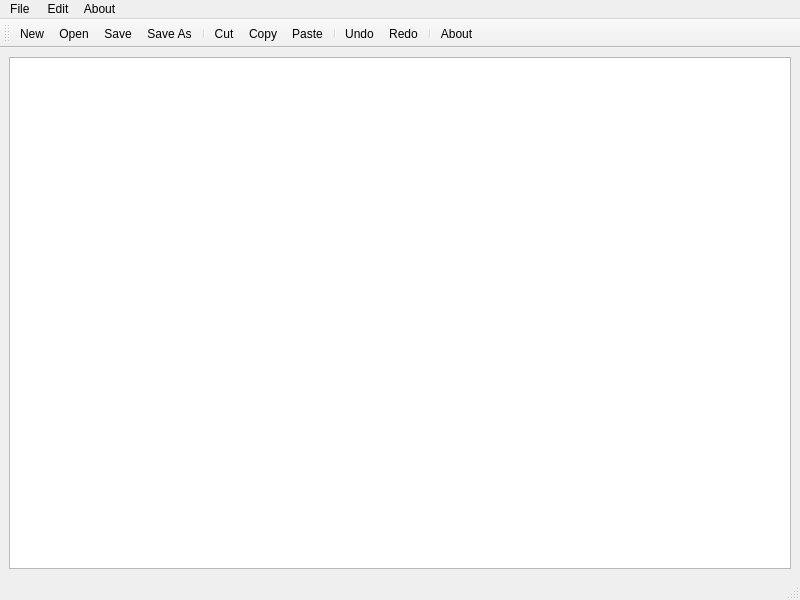
<?xml version="1.0" encoding="UTF-8"?>
<ui version="4.0">
 <class>MainWindow</class>
 <widget class="QMainWindow" name="MainWindow">
  <property name="geometry">
   <rect>
    <x>0</x>
    <y>0</y>
    <width>800</width>
    <height>600</height>
   </rect>
  </property>
  <property name="windowTitle">
   <string>MainWindow</string>
  </property>
  <widget class="QWidget" name="centralwidget">
   <layout class="QHBoxLayout" name="horizontalLayout">
    <item>
     <widget class="QTextEdit" name="textEdit"/>
    </item>
   </layout>
  </widget>
  <widget class="QMenuBar" name="menubar">
   <property name="geometry">
    <rect>
     <x>0</x>
     <y>0</y>
     <width>800</width>
     <height>22</height>
    </rect>
   </property>
   <widget class="QMenu" name="menuFile">
    <property name="title">
     <string>File </string>
    </property>
    <addaction name="actionNew"/>
    <addaction name="actionOpen"/>
    <addaction name="actionSave"/>
    <addaction name="actionSave_As"/>
   </widget>
   <widget class="QMenu" name="menuEdit">
    <property name="title">
     <string>Edit</string>
    </property>
    <addaction name="actionCut"/>
    <addaction name="actionCopy"/>
    <addaction name="actionPaste"/>
    <addaction name="separator"/>
    <addaction name="actionRedo"/>
    <addaction name="actionUndo"/>
   </widget>
   <widget class="QMenu" name="menuAbout">
    <property name="title">
     <string>About</string>
    </property>
    <addaction name="actionAbout"/>
   </widget>
   <addaction name="menuFile"/>
   <addaction name="menuEdit"/>
   <addaction name="menuAbout"/>
  </widget>
  <widget class="QStatusBar" name="statusbar"/>
  <widget class="QToolBar" name="toolBar">
   <property name="windowTitle">
    <string>toolBar</string>
   </property>
   <attribute name="toolBarArea">
    <enum>TopToolBarArea</enum>
   </attribute>
   <attribute name="toolBarBreak">
    <bool>false</bool>
   </attribute>
   <addaction name="actionNew"/>
   <addaction name="actionOpen"/>
   <addaction name="actionSave"/>
   <addaction name="actionSave_As"/>
   <addaction name="separator"/>
   <addaction name="actionCut"/>
   <addaction name="actionCopy"/>
   <addaction name="actionPaste"/>
   <addaction name="separator"/>
   <addaction name="actionUndo"/>
   <addaction name="actionRedo"/>
   <addaction name="separator"/>
   <addaction name="actionAbout"/>
  </widget>
  <action name="actionNew">
   <property name="icon">
    <iconset theme="QIcon::ThemeIcon::FolderNew">
     <normaloff>../../Downloads/addnew.png</normaloff>../../Downloads/addnew.png</iconset>
   </property>
   <property name="text">
    <string>New</string>
   </property>
  </action>
  <action name="actionOpen">
   <property name="icon">
    <iconset theme="QIcon::ThemeIcon::DocumentProperties">
     <normaloff>../../Downloads/open.png</normaloff>../../Downloads/open.png</iconset>
   </property>
   <property name="text">
    <string>Open</string>
   </property>
  </action>
  <action name="actionSave">
   <property name="icon">
    <iconset theme="QIcon::ThemeIcon::DocumentSave">
     <normaloff>../../Downloads/Save.png</normaloff>../../Downloads/Save.png</iconset>
   </property>
   <property name="text">
    <string>Save</string>
   </property>
  </action>
  <action name="actionSave_As">
   <property name="icon">
    <iconset theme="QIcon::ThemeIcon::DocumentSaveAs">
     <normaloff>../../Downloads/saveas2.png</normaloff>../../Downloads/saveas2.png</iconset>
   </property>
   <property name="text">
    <string>Save As</string>
   </property>
  </action>
  <action name="actionCut">
   <property name="icon">
    <iconset theme="QIcon::ThemeIcon::EditCut">
     <normaloff>../../Downloads/cut.png</normaloff>../../Downloads/cut.png</iconset>
   </property>
   <property name="text">
    <string>Cut</string>
   </property>
  </action>
  <action name="actionCopy">
   <property name="icon">
    <iconset theme="QIcon::ThemeIcon::EditCopy">
     <normaloff>../../Downloads/copy.png</normaloff>../../Downloads/copy.png</iconset>
   </property>
   <property name="text">
    <string>Copy</string>
   </property>
  </action>
  <action name="actionPaste">
   <property name="icon">
    <iconset theme="QIcon::ThemeIcon::EditPaste">
     <normaloff>../../Downloads/paste.png</normaloff>../../Downloads/paste.png</iconset>
   </property>
   <property name="text">
    <string>Paste</string>
   </property>
  </action>
  <action name="actionRedo">
   <property name="icon">
    <iconset theme="QIcon::ThemeIcon::EditRedo">
     <normaloff>../../Downloads/redo.png</normaloff>../../Downloads/redo.png</iconset>
   </property>
   <property name="text">
    <string>Redo</string>
   </property>
  </action>
  <action name="actionUndo">
   <property name="icon">
    <iconset theme="QIcon::ThemeIcon::EditUndo">
     <normaloff>../../Downloads/undo.png</normaloff>../../Downloads/undo.png</iconset>
   </property>
   <property name="text">
    <string>Undo</string>
   </property>
  </action>
  <action name="actionAbout">
   <property name="icon">
    <iconset theme="QIcon::ThemeIcon::HelpAbout">
     <normaloff>../../Downloads/about.png</normaloff>../../Downloads/about.png</iconset>
   </property>
   <property name="text">
    <string>About</string>
   </property>
  </action>
 </widget>
 <resources/>
 <connections/>
</ui>
